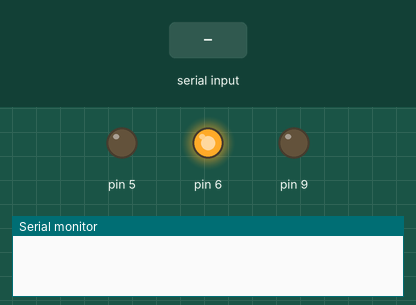
Recording of a sketch running on a simulated Arduino Uno, built with avr-gcc and run on an emulated ATmega328P. Shown: output pins drawn as LEDs (lit = HIGH), the last lines printed to the serial monitor. The test bench sets the inputs (shaded band).

Above: at 1.2 s.
1.3 s: "1" received over Serial
At 2.6 s:
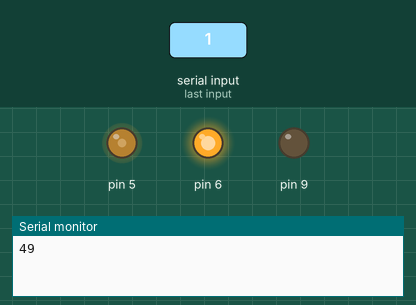
2.9 s: "0" received over Serial
At 3.2 s:
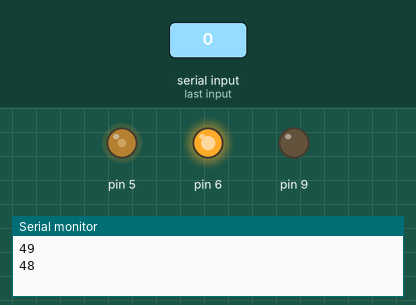
Timing chart, 0 to 5.9 s (numbered marks = the images above; inputs shaded):
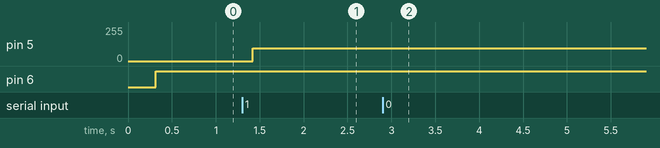

Measured:
- after the input at 1.3 s, pin 5: 0/255 → 96/255 after 0.12 s
- after the input at 2.9 s, pin 5: 96/255 → 94/255 at once

The sketch:

receiver.ino
```cpp
#include "Device.h"

#include "LightController.h"

LightController controller;

void setup() {
  Serial.begin(115200);
  controller.Setup();
  // Initialise to green
  controller.SetColour(0);
}

void loop() {
    if(Serial.available()){
      uint8_t colour = Serial.read();
//      Serial.print("I received: ");
      Serial.println(colour, DEC);
      controller.SetColour(colour);
//      Serial.write(colour);
    }

    controller.DoIteration();
      /* Approx colour cycle rate of 0.5Hz. One colour cycle
     * takes 1024 loops, so each loop should take approx
     * 1.953125ms.
     */
    delay(2);
}
```

Device.h
```cpp
#ifndef _DEVICE_H_
#define _DEVICE_H_

#include <Arduino.h>

// Global debug toggle
// #define DEBUG true

#ifndef DEBUG
#define DEBUG false
#endif

/**
 * Custom defined types and literals for portability
 */
// using uint8_t = byte;
// using int8_t = char;
// using uint16_t = unsigned int;
// using int16_t = int;
// using uint32_t = unsigned long;
// using int32_t = long;

constexpr uint8_t operator "" _u8(unsigned long long int val)
{
    return byte(val);
    // return static_cast<uint8_t>(val);
}

constexpr uint16_t operator "" _u16(unsigned long long int val)
{
    return static_cast<uint16_t>(val);
}

// #ifdef DEBUG
//     #define DEBUG_LOG(val) (Serial.write(val))
// #else
//     #undef DEBUG_LOG(val)
// #endif

auto DEBUG_LOG = [](String str)
{
    if (DEBUG)
    {
        Serial.println(str);
    }

    // else do nothing.
};

#endif
```

Led.h
```cpp
#ifndef _LED_H_
#define _LED_H_

#include "Device.h"

/**
* Class to abstract a connected LED light.
*/
template <class PWM_DRIVER, uint16_t MIN_OUTPUT, uint16_t MAX_OUTPUT>
class Led
{
public:
    void Setup()
    {
        PWM_DRIVER::Setup();
    }

    /// Clean up by turning the LED off.
    ~Led()
    {
        // Turn off the LED
        SetBrightness(0_u16);
    }

    /// Set the LED brightness at value
    void SetBrightness(uint16_t value)
    {
        // Scale the input range to arduino's output range
        // Taking minimum output into account.
        // output = (maxOut - minOut)/255 * value + minOut

        uint16_t pwmOutput;

        if (value == 0_u16)
        {
            pwmOutput = 0_u16;
        }
        else
        {
            // Use 32 bit to avoid overflowing on 10bit multiplication
            constexpr uint32_t outputRange = MAX_OUTPUT - MIN_OUTPUT;
            pwmOutput = static_cast<uint16_t>(outputRange * value / PWM_DRIVER::MAX_OUTPUT) + MIN_OUTPUT;
        }

        // Send output to arduino pin
        // analogWrite(OUTPUT_PIN, pwmOutput);
        PWM_DRIVER::SetPwm(pwmOutput);
    }

};


// /// Specialised driver for pin6, Timer4D
// class Pwm_Pin6
// {
// public:
//     static void Setup()
//     {
//         // Default arduino initilisation. Probably forgot to enable some clock signal or GPIO outside of Timer4
//         analogWrite(6, 1);
//         // See Atmel page 164 Timer 4 control registers
//         TCCR4A = 0x2_u8;   // 0x2 -> PWM based on OCR4A, OC4A and OC4Abar disconnected same for OC4B and bar
//         TCCR4B = 0x7_u8;   // 0x7 -> 0 dead time, source prescaler CLK/64
//         TCCR4C = 0x9_u8;   // 0x9 -> PWM based on OCR4D, OC4D connected, clear on compare match when counting up, set on compare match when counting down
//         TCCR4D = 0x1_u8;   // 0x1 -> fault protection disabled, PWM4A and D set to phase and frequency correct PWM (TOP = OCR4C)
//         TCCR4E = 0x0_u8;   // 0x0 -> special features disabled

//         TIMSK4 = 0x0_u8;   // 0x0 -> all interrupts disabled

//         // Output compare register OCR4C (10bit), setting the PWM's TOP value = 0x3FF
//         // High byte register TC4H - shared
//             // to write 10 bits : write to TC4H, then write to low byte
//             // to read read from low byte, then from TC4H
//         TC4H = 0x3_u8;
//         OCR4C = 0xFF_u8;

//         // Turn off by default.
//         SetPwm(0_u16);
//     }

//     static void SetPwm(uint16_t value)
//     {
//         // Output compare register OCR4D (10bit), setting the PWM's duty cycle
//         // High byte register TC4H - shared
//             // to write 10 bits : write to TC4H, then write to low byte
//             // to read read from low byte, then from TC4H
//         constexpr uint8_t HIGH_10BIT_MASK = 0x3_u8;
//         constexpr uint8_t LOW_8BIT_MASK = 0xFF_u8;

//         TC4H = static_cast<uint8_t>(HIGH_10BIT_MASK & (static_cast<unsigned int>(value) >> 8_u8));
//         OCR4D = static_cast<uint8_t>(LOW_8BIT_MASK & value);

//         // DEBUG_LOG("OCR4DL = 0x" + String(OCR4D, HEX));
//         // DEBUG_LOG("TC4H = 0x" + String(TC4H, HEX));
//     }

//     /// Maximum 10 bit PWM output value
//     static constexpr uint16_t MAX_OUTPUT = 0x400_u16;
// };

// /// Specialised driver for pin9, Timer1A
// class Pwm_Pin9
// {
// public:
//     static void Setup()
//     {
//         // Default arduino initilisation. Probably forgot to enable some clock signal or GPIO outside of Timer1
//         analogWrite(9, 1);
//         // See Atmel page 131 Timer 1 control registers
//         TCCR1A = 0x83_u8;   // 0x83 -> clear OC1A on match, WGM11 = 1, WGM10 = 1 -> PWM phase correct, 10 bit, Update OCR1A at TOP (0xFF). (default arduino is 0x81 for 8 bit)
//         TCCR1B = 0x3_u8;    // 0x3 -> input capture disable, WGM13, 12 = 0, clock select = CLK/64
//         TCCR1C = 0x0_u8;    // 0x0 -> force compare match off
//         TIMSK1 = 0x0_u8;    // 0x0 -> all disabled

//         // Turn off by default.
//         SetPwm(0);
//     }

//     static void SetPwm(uint16_t value)
//     {
//         // 16 bit register
//         OCR1A = static_cast<uint16_t>(value & MAX_OUTPUT);
//         DEBUG_LOG("OCR1A = 0x" + String(OCR1A, HEX));
//     }

//     /// Maximum PWM output value limited to 10 bits
//     static constexpr uint16_t MAX_OUTPUT = 0x3FF_u16;
// };

// /// Specialised driver for pin5, Timer3A
// class Pwm_Pin5
// {
// public:
//     static void Setup()
//     {
//         // Default arduino initilisation. Probably forgot to enable some clock signal or GPIO outside of Timer3
//         analogWrite(5, 1);
//         // See Atmel page 131 Timer 3 control registers
//         TCCR3A = 0x83_u8;   // 0x83 -> clear OC1A on match, WGM11 = 1, WGM10 = 1 -> PWM phase correct, 10 bit, Update OCR1A at TOP (0xFF). (default arduino is 0x81 for 8 bit)
//         TCCR3B = 0x3_u8;    // 0x3 -> input capture disable, WGM13, 12 = 0, clock select = CLK/64
//         TCCR3C = 0x0_u8;    // 0x0 -> force compare match off
//         TIMSK3 = 0x0_u8;    // 0x0 -> all disabled

//         // Turn off by default.
//         SetPwm(0);
//     }

//     static void SetPwm(uint16_t value)
//     {
//         // 16 bit register
//         OCR3A = static_cast<uint16_t>(value & MAX_OUTPUT);
//         // DEBUG_LOG("OCR3A = 0x" + String(OCR3A, HEX));
//     }

//     /// Maximum PWM output value limited to 10 bits
//     static constexpr uint16_t MAX_OUTPUT = 0x3FF_u16;
// };

/// Default Arduino Core driver
template<uint8_t OUTPUT_PIN>
class Pwm_Arduino
{
public:
    static void Setup()
    {
    }

    static void SetPwm(uint16_t value)
    {
        // Arduino only supports 8 bit values.
        constexpr uint8_t UINT8T_MAX = 0xFF_u8;
        uint8_t pwmOut = (value > UINT8T_MAX) ? UINT8T_MAX : static_cast<uint8_t>(value);
        analogWrite(OUTPUT_PIN, pwmOut);
    }

    /// Maximum PWM output value
    static constexpr uint8_t MAX_OUTPUT = 0xFF_u8;
};

#endif
```

LightController.cpp
```cpp
#include "LightController.h"
#include "Device.h"

// Local namespace
namespace {

template <uint8_t MAX, typename T>
constexpr T ModuloIncrement(const T inputVal)
{
    return (inputVal >= MAX - 1_u8) ? static_cast<T>(0_u8) : static_cast<T>(inputVal + 1_u8);
}

template <uint8_t MAX, typename T>
constexpr T ModuloDecrement(const T inputVal)
{
    return (inputVal == 0) ? static_cast<T>(MAX - 1_u8) : static_cast<T>(inputVal - 1_u8);
}

/// Look up table generated from y = -127.5*cos(x/255*PI) + 127.5 , for x = [0, 255], y = [0, 255]
constexpr uint8_t OUTPUT_SHAPER[256] = {
    1_u8, 1_u8, 1_u8, 1_u8, 1_u8, 1_u8, 1_u8, 1_u8, 1_u8, 1_u8,
    // 0_u8, 0_u8, 0_u8, 0_u8, 0_u8, 0_u8, 0_u8, 0_u8, 1_u8, 1_u8,
    1_u8, 1_u8, 1_u8, 2_u8, 2_u8, 2_u8, 2_u8, 3_u8, 3_u8, 3_u8,
    4_u8, 4_u8, 5_u8, 5_u8, 6_u8, 6_u8, 6_u8, 7_u8, 8_u8, 8_u8,
    9_u8, 9_u8, 10_u8, 10_u8, 11_u8, 12_u8, 12_u8, 13_u8, 14_u8, 14_u8,
    15_u8, 16_u8, 17_u8, 17_u8, 18_u8, 19_u8, 20_u8, 21_u8, 22_u8, 23_u8,
    23_u8, 24_u8, 25_u8, 26_u8, 27_u8, 28_u8, 29_u8, 30_u8, 31_u8, 32_u8,
    33_u8, 34_u8, 35_u8, 37_u8, 38_u8, 39_u8, 40_u8, 41_u8, 42_u8, 43_u8,
    45_u8, 46_u8, 47_u8, 48_u8, 49_u8, 51_u8, 52_u8, 53_u8, 54_u8, 56_u8,
    57_u8, 58_u8, 60_u8, 61_u8, 62_u8, 64_u8, 65_u8, 66_u8, 68_u8, 69_u8,
    71_u8, 72_u8, 73_u8, 75_u8, 76_u8, 78_u8, 79_u8, 81_u8, 82_u8, 84_u8,
    85_u8, 87_u8, 88_u8, 90_u8, 91_u8, 93_u8, 94_u8, 96_u8, 97_u8, 99_u8,
    100_u8, 102_u8, 103_u8, 105_u8, 106_u8, 108_u8, 109_u8, 111_u8, 113_u8, 114_u8,
    116_u8, 117_u8, 119_u8, 120_u8, 122_u8, 124_u8, 125_u8, 127_u8, 128_u8, 130_u8,
    131_u8, 133_u8, 135_u8, 136_u8, 138_u8, 139_u8, 141_u8, 142_u8, 144_u8, 146_u8,
    147_u8, 149_u8, 150_u8, 152_u8, 153_u8, 155_u8, 156_u8, 158_u8, 159_u8, 161_u8,
    162_u8, 164_u8, 165_u8, 167_u8, 168_u8, 170_u8, 171_u8, 173_u8, 174_u8, 176_u8,
    177_u8, 179_u8, 180_u8, 182_u8, 183_u8, 184_u8, 186_u8, 187_u8, 189_u8, 190_u8,
    191_u8, 193_u8, 194_u8, 195_u8, 197_u8, 198_u8, 199_u8, 201_u8, 202_u8, 203_u8,
    204_u8, 206_u8, 207_u8, 208_u8, 209_u8, 210_u8, 212_u8, 213_u8, 214_u8, 215_u8,
    216_u8, 217_u8, 218_u8, 220_u8, 221_u8, 222_u8, 223_u8, 224_u8, 225_u8, 226_u8,
    227_u8, 228_u8, 229_u8, 230_u8, 231_u8, 232_u8, 232_u8, 233_u8, 234_u8, 235_u8,
    236_u8, 237_u8, 238_u8, 238_u8, 239_u8, 240_u8, 241_u8, 241_u8, 242_u8, 243_u8,
    243_u8, 244_u8, 245_u8, 245_u8, 246_u8, 246_u8, 247_u8, 247_u8, 248_u8, 249_u8,
    249_u8, 249_u8, 250_u8, 250_u8, 251_u8, 251_u8, 252_u8, 252_u8, 252_u8, 253_u8,
    253_u8, 253_u8, 253_u8, 254_u8, 254_u8, 254_u8, 254_u8, 254_u8, 255_u8, 255_u8,
    255_u8, 255_u8, 255_u8, 255_u8, 255_u8, 255_u8
};

// /// Look up table to further shape the red LED output
// // NB: Red to blue/green power should be approx 60 : 95
// // So red LED have it's own scaling according to
// // Brightness = e^((x+60)/60) - 1 , from x = [10, 255], y = [0, 191]
// // for x = [0, 9], output been modified to output 0 and 1 instead of starting from 2.
// // This tracks the 1/30 scaling to x=100, then shoots up to increase red brightness
// constexpr uint8_t RED_OUTPUT_PRESCALE[256] = {
//     // Modified first 10 elements to get 0-1
//     0_u8, 1_u8, 2_u8, 3_u8, 4_u8, 5_u8, 5_u8, 5_u8, 5_u8, 5_u8,
//     5_u8, 5_u8, 5_u8, 5_u8, 5_u8, 5_u8, 5_u8, 5_u8, 5_u8, 5_u8,
//     5_u8, 5_u8, 5_u8, 5_u8, 5_u8, 6_u8, 6_u8, 6_u8, 6_u8, 6_u8,
//     6_u8, 6_u8, 6_u8, 6_u8, 6_u8, 6_u8, 6_u8, 6_u8, 6_u8, 6_u8,
//     6_u8, 6_u8, 7_u8, 7_u8, 7_u8, 7_u8, 7_u8, 7_u8, 7_u8, 7_u8,
//     7_u8, 7_u8, 7_u8, 7_u8, 7_u8, 7_u8, 7_u8, 8_u8, 8_u8, 8_u8,
//     8_u8, 8_u8, 8_u8, 8_u8, 8_u8, 8_u8, 8_u8, 8_u8, 8_u8, 8_u8,
//     8_u8, 9_u8, 9_u8, 9_u8, 9_u8, 9_u8, 9_u8, 9_u8, 9_u8, 9_u8,
//     9_u8, 9_u8, 9_u8, 10_u8, 10_u8, 10_u8, 10_u8, 10_u8, 10_u8, 10_u8,
//     10_u8, 10_u8, 10_u8, 10_u8, 11_u8, 11_u8, 11_u8, 11_u8, 11_u8, 11_u8,
//     11_u8, 11_u8, 11_u8, 11_u8, 12_u8, 12_u8, 12_u8, 12_u8, 12_u8, 12_u8,
//     12_u8, 12_u8, 12_u8, 13_u8, 13_u8, 13_u8, 13_u8, 13_u8, 13_u8, 13_u8,
//     13_u8, 14_u8, 14_u8, 14_u8, 14_u8, 14_u8, 14_u8, 14_u8, 14_u8, 15_u8,
//     15_u8, 15_u8, 15_u8, 15_u8, 15_u8, 15_u8, 15_u8, 16_u8, 16_u8, 16_u8,
//     16_u8, 16_u8, 16_u8, 16_u8, 17_u8, 17_u8, 17_u8, 17_u8, 17_u8, 17_u8,
//     17_u8, 18_u8, 18_u8, 18_u8, 18_u8, 18_u8, 18_u8, 19_u8, 19_u8, 19_u8,
//     19_u8, 19_u8, 19_u8, 20_u8, 20_u8, 20_u8, 20_u8, 20_u8, 20_u8, 21_u8,
//     21_u8, 21_u8, 21_u8, 21_u8, 22_u8, 22_u8, 22_u8, 22_u8, 22_u8, 23_u8,
//     23_u8, 23_u8, 23_u8, 23_u8, 24_u8, 24_u8, 24_u8, 24_u8, 24_u8, 25_u8,
//     25_u8, 25_u8, 25_u8, 25_u8, 26_u8, 26_u8, 26_u8, 26_u8, 27_u8, 27_u8,
//     27_u8, 27_u8, 28_u8, 28_u8, 28_u8, 28_u8, 28_u8, 29_u8, 29_u8, 29_u8,
//     29_u8, 30_u8, 30_u8, 30_u8, 31_u8, 31_u8, 31_u8, 31_u8, 32_u8, 32_u8,
//     32_u8, 32_u8, 33_u8, 33_u8, 33_u8, 34_u8, 34_u8, 34_u8, 34_u8, 35_u8,
//     35_u8, 35_u8, 36_u8, 36_u8, 36_u8, 37_u8, 37_u8, 37_u8, 37_u8, 38_u8,
//     38_u8, 38_u8, 39_u8, 39_u8, 39_u8, 40_u8, 40_u8, 40_u8, 41_u8, 41_u8,
//     42_u8, 42_u8, 42_u8, 43_u8, 43_u8, 43_u8
// };

} /* namespace */

LightController::LightController()
    : redLed(),
      greenLed(),
      blueLed(),
      /// Start with blue
      rgbValues({0_u16, 0_u16, 0_u16}),
      /// Must match rgbValues's major element
      majorColourIndex(2_u8),
      targetRgbValues({0_u16, 0_u16, 0_u16})
{
}

void LightController::Setup()
{
    redLed.Setup();
    greenLed.Setup();
    blueLed.Setup();
}

void LightController::DoIteration()
{
    CycleColours();

    // Set the final output
    // redLed.SetBrightness(OUTPUT_SHAPER[rgbValues[0]]);
    // greenLed.SetBrightness(OUTPUT_SHAPER[rgbValues[1]]);
    // blueLed.SetBrightness(OUTPUT_SHAPER[rgbValues[2]]);

    redLed.SetBrightness(rgbValues[0]);
    greenLed.SetBrightness(rgbValues[1]);
    blueLed.SetBrightness(0);

    DEBUG_LOG(String("rgbValues=" + String(rgbValues[0]) + "," + String(rgbValues[1]) + "," + String(rgbValues[2])));
}


void LightController::CycleColours()
{
//    // Check if the major colour needs to be updated
//    if (rgbValues[majorColourIndex] == 0_u8)
//    {
//        majorColourIndex = ModuloIncrement<3>(majorColourIndex);
//    }

//    const uint8_t nextIndex = ModuloIncrement<3>(majorColourIndex);

    for (size_t i = 0; i < 3; ++i)
    {
      if (targetRgbValues[i] > rgbValues[i])
      {
          rgbValues[i] = ModuloIncrement<256>(rgbValues[i]);
      }
      else if (targetRgbValues[i] < rgbValues[i])
      {
          rgbValues[i] = ModuloDecrement<256>(rgbValues[i]);
      }
    }
}

void LightController::SetColour(uint8_t range)
{
    // Red
    targetRgbValues[0] = range;

    // Green
    targetRgbValues[1] = 255 - range;

    // Blue = 0
    rgbValues[2] = 0;
}
```

LightController.h
```cpp
#ifndef _LIGHTCONTROLLER_H_
#define _LIGHTCONTROLLER_H_

#include "Device.h"
#include "Led.h"

/// Arduino pin number the LEDs are connected to
constexpr uint8_t RED_LED_PIN = 5_u8;   // 6
constexpr uint8_t GREEN_LED_PIN = 6_u8; // 5
constexpr uint8_t BLUE_LED_PIN = 9_u8;  // 9
using RED_PWM_DRIVER = Pwm_Arduino<RED_LED_PIN>;
using GREEN_PWM_DRIVER = Pwm_Arduino<GREEN_LED_PIN>;
using BLUE_PWM_DRIVER = Pwm_Arduino<BLUE_LED_PIN>;

// using RED_PWM_DRIVER = Pwm_Pin6;
// using GREEN_PWM_DRIVER = Pwm_Pin5;
// using BLUE_PWM_DRIVER = Pwm_Pin9;

/**
 * Class to manage the overall control of RGB LED strip.
 */
class LightController
{
public:
    LightController();

    /// Initiailise registers if required
    void Setup();

    /// Main loop function
    void DoIteration();

    /**
     * Set colour between red and green.
     * range at 0 = green, 255 = red;
     */
    void SetColour(uint8_t range);

private:
    Led<RED_PWM_DRIVER, 1_u16, 500_u16> redLed;
    Led<GREEN_PWM_DRIVER, 1_u16, 500_u16> greenLed;
    Led<BLUE_PWM_DRIVER, 1_u16, 500_u16> blueLed;

    uint16_t rgbValues[3];
    /// Value of either 0, 1, 2. Points to index of the colour being modified
    uint8_t majorColourIndex;

    // Target rgb
    uint16_t targetRgbValues[3];

    /**
     * Adjust the value of rgbValues elements per call according to majorColourIndex
     * Update majorColourIndex when the colour have cycled through 0-255
     * Cycle Algorithm:
     *      Brightness = -127.5*cos(x/255*PI) + 127.5 , from x = [0, 255], y = [0, 255]
     *      Two LEDs will have brightness 180deg out of phase so they complement
     */
    void CycleColours();
};


#endif
```
